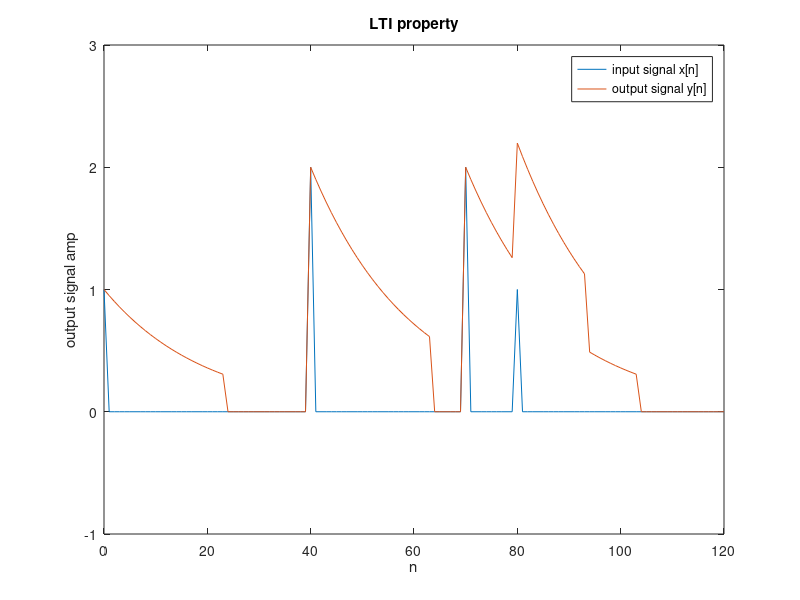

Source code (MATLAB):
problem3n = 0:1:120;
for i = 1:1:121
    if i>=0 && i<=24
        problem3h(i) = 0.95 .^ problem3n(i);
    else
        problem3h(i) = 0;
    end
end
d = @(n) double(n==0);
for i = 1:1:121
    problem3x(i) = d(problem3n(i)) + 2.*d(problem3n(i)-40) + 2.*d(problem3n(i)-70) + d(problem3n(i)-80);
end
plot(problem3n,problem3x);
hold on;
y = conv(problem3h,problem3x);
for i = 1:1:121
    problem3y(i) = y(i);
end
plot(problem3n,problem3y);

axis([0 120 -1 3])
xlabel("n");
ylabel("output signal amp");
title("LTI property");
legend("input signal x[n]","output signal y[n]");